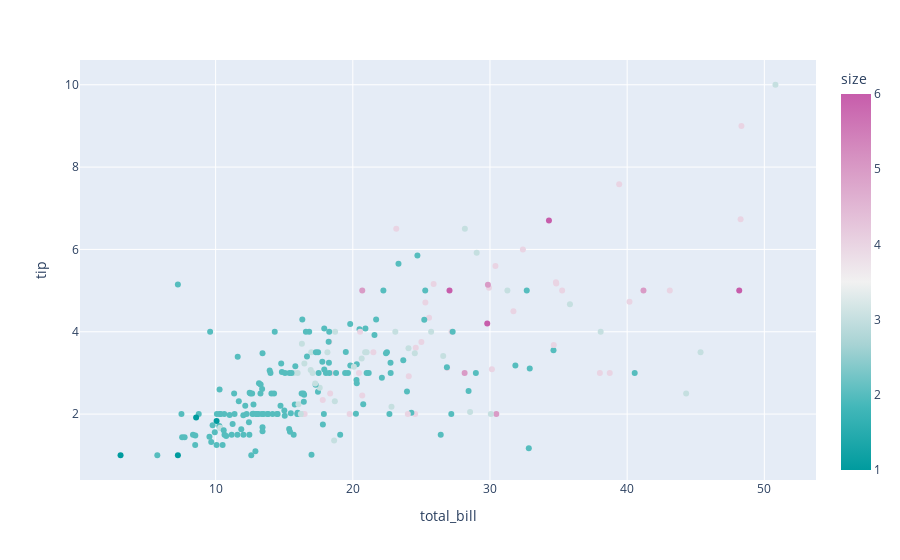

Notebook source saved alongside this figure:
### Code cell
# px.scatter(data, x = 'total_bill', y = 'tip', color = 'size', color_continuous_scale = px.colors.sequential.Viridis) # May not work for all colorscale values
px.scatter(data, x = 'total_bill', y = 'tip', color = 'size', color_continuous_scale = "Tropic")

### Figure 1 — Plotly figure (JSON) as saved in the notebook; plotly's stock layout.template omitted (floating-point values rounded to 4 significant figures; data arrays with more than 128 entries replaced by an {"elided": "..."} marker saying what was removed)
{"data": [{"hovertemplate": "total_bill=%{x}<br>tip=%{y}<br>size=%{marker.color}<extra></extra>", "legendgroup": "", "marker": {"color": {"elided": "244 int values"}, "coloraxis": "coloraxis", "symbol": "circle"}, "mode": "markers", "name": "", "orientation": "v", "showlegend": false, "type": "scatter", "x": {"elided": "244 float values"}, "xaxis": "x", "y": {"elided": "244 float values"}, "yaxis": "y"}], "layout": {"coloraxis": {"colorbar": {"title": {"text": "size"}}, "colorscale": [[0, "rgb(0, 155, 158)"], [0.1667, "rgb(66, 183, 185)"], [0.3333, "rgb(167, 211, 212)"], [0.5, "rgb(241, 241, 241)"], [0.6667, "rgb(228, 193, 217)"], [0.8333, "rgb(214, 145, 193)"], [1, "rgb(199, 93, 171)"]]}, "legend": {"tracegroupgap": 0}, "margin": {"t": 60}, "xaxis": {"anchor": "y", "domain": [0, 1], "title": {"text": "total_bill"}}, "yaxis": {"anchor": "x", "domain": [0, 1], "title": {"text": "tip"}}}}
